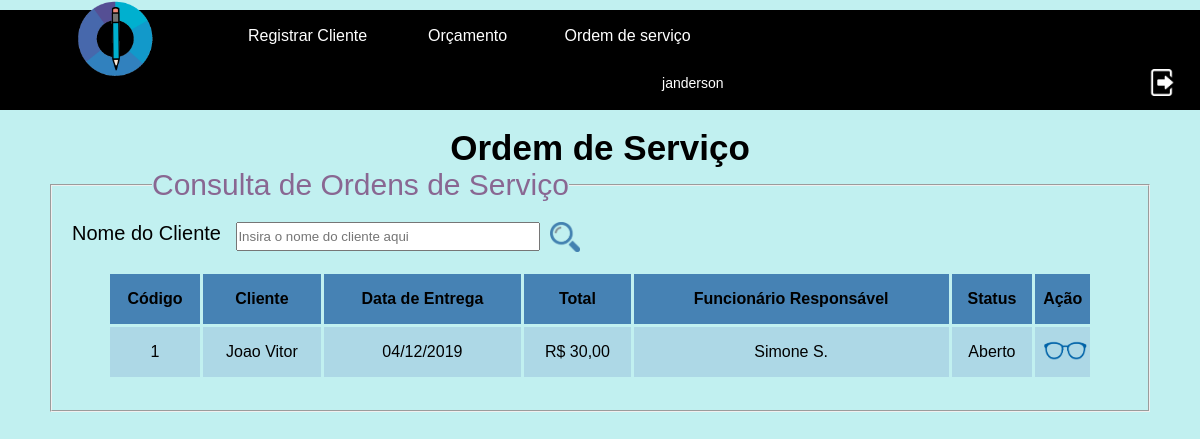
Screenshot of /paginasSistema/atendente/consultaOrdemServico.php (signed in) with the database file from the repository.
### tables this page shows
CREATE TABLE `ordensservicos` (
  `codigo` int(10) UNSIGNED NOT NULL COMMENT 'Campo responsável por armazenar o códigos das ordens de serviço.',
  `status` tinyint(2) UNSIGNED NOT NULL COMMENT 'Campo responsável por armazenar o status das ordens de serviço.',
  `dataemissao` date NOT NULL COMMENT 'Campo responsável por armazenar a data de emissão das ordens de serviço.',
  `dataentrega` date NOT NULL COMMENT 'Campo responsável por armazenar a data de entrega das ordens de serviço.',
  `orcamentos_codigo` int(10) UNSIGNED ZEROFILL NOT NULL COMMENT 'Campo responsável por informar qual orçamento deu origem à ordem de serviço.',
  `usuarios_id` smallint(5) UNSIGNED ZEROFILL NOT NULL COMMENT 'Campo responsável por informar qual usuário confirmou a ordem de serviço.'
);

CREATE TABLE `usuarios` (
  `id` smallint(5) UNSIGNED ZEROFILL NOT NULL COMMENT 'Campo responsável pelo código determinante do perfil do usuário.',
  `usuario` varchar(50) NOT NULL COMMENT 'Campo responsável pelo nome de usuário do funcionário.',
  `senha` char(32) NOT NULL COMMENT 'Campo responsável pela senha do usuário do funcionário.',
  `cpf` bigint(11) UNSIGNED ZEROFILL NOT NULL COMMENT 'Campo responsável pelo CPF do funcionário.',
  `nome` varchar(70) NOT NULL COMMENT 'Campo responsável pelo nome completo do funcionário.',
  `graupermissao` tinyint(3) UNSIGNED ZEROFILL NOT NULL COMMENT 'Campo responsável pelo grau de permissão do usuário do funcionário na empresa (Customizador, atendente e diretor).',
  `fone1` bigint(11) UNSIGNED NOT NULL COMMENT 'Campo responsável pelo telefone principal do funcionário.',
  `fone2` bigint(11) UNSIGNED DEFAULT NULL COMMENT 'Campo responsável pelo telefone secundário do funcionário, caso ele possua outro.',
  `email` varchar(100) NOT NULL COMMENT 'Campo responsável pelo email do funcionário cadastrado no usuário.',
  `cep` int(8) UNSIGNED ZEROFILL NOT NULL COMMENT 'Campo responsável pelo CEP da residência do funcionário.',
  `rua` varchar(100) NOT NULL COMMENT 'Campo responsável pela rua que o funcionário habita.',
  `numero` smallint(5) UNSIGNED NOT NULL COMMENT 'Campo responsável pelo número da casa/apartamento que o funcionário habita.\n',
  `cidade` varchar(60) NOT NULL COMMENT 'Campo responsável pela cidade que o funcionário habita.',
  `bairro` varchar(60) NOT NULL COMMENT 'Campo responsável pelo bairro que o funcionário habita.',
  `estado` char(2) NOT NULL COMMENT 'Campo responsável pelo estado que o funcionário habita.'
);

### paginasSistema/atendente/consultaOrdemServico.php (the view, shortened to what this page needs)
<?php
	if (isset($_SESSION['idLogado']) && $_SESSION['nivelLogado']==3) {
?>
<!DOCTYPE html>
<html lang="pt-br">
<head>
  <link rel="stylesheet" href="../../css/atendente/consultaOrdemServico.css">
</head>
<body>
	<main id = "conteudoPrincipal">
	<?php
function calculaValorTotal($codigo, $conexao){
	$comando = "SELECT desconto FROM orcamentos WHERE codigo=".$codigo;
	$resultado = mysqli_query($conexao, $comando);
	$resultado = mysqli_fetch_assoc($resultado);
	$desconto = $resultado['desconto'];
	$desconto = intval($desconto);
	if ($desconto == "undefined" || $desconto == "" || $desconto == 0) {
		$desconto = 1;
	} else {
		$desconto = intval($desconto);
		$desconto = 1-($desconto/100);
	}
	$sql="SELECT SUM(orcamentos_has_produtos.quantidade*orcamentos_has_produtos.precoatual)
	as valorTotal
	FROM orcamentos INNER JOIN orcamentos_has_produtos ON
	orcamentos.codigo=orcamentos_has_produtos.orcamentos_codigo WHERE orcamentos.codigo=".$codigo;
	$resultadoValor=mysqli_query($conexao,$sql);
	$valorTotal=mysqli_fetch_assoc($resultadoValor);
	return $valorTotal['valorTotal']*$desconto;
}
?>
	<?php include("menuAtendente.php") ?>
	<br>
	<h1 id = "tituloPag">Ordem de Serviço </h1>
	<fieldset class="fieldsets">
<legend class="legends">Consulta de Ordens de Serviço</legend>
<form action="#" method="GET" id="formConsultaOrdens">
<label for="buscaCliente" id="palavraBusca">Nome do Cliente</label>
<input type="text" name="buscaCliente" class="camposTexto" id="buscaCliente" placeholder = "Insira o nome do cliente aqui">
<button type="submit" class="consulta" id="botaoLupa"><img src="../../img/lupa.png" alt="botão pesquisar" id="imgLupa"></button>
</form>
<?php
	require_once("../conexaoBanco.php");
if (isset($_GET['buscaCliente']) && $_GET['buscaCliente']=="") {
$comando = "SELECT
ordensservicos.codigo, dataentrega, ordensservicos.orcamentos_codigo,  ordensservicos.status, ordensservicos.usuarios_id,
desconto,
precoatual, quantidade,
clientes.nome AS nomeCliente,
usuarios.nome AS nomeUsuario
FROM
	orcamentos
INNER JOIN
	ordensservicos
ON
	ordensservicos.orcamentos_codigo=orcamentos.codigo
INNER JOIN
	clientes
ON
	orcamentos.clientes_id=id
INNER JOIN
	orcamentos_has_produtos
ON
	orcamentos.codigo=orcamentos_has_produtos.orcamentos_codigo
INNER JOIN
	usuarios
ON
	ordensservicos.usuarios_id=usuarios.id
GROUP BY
	orcamentos.codigo
		";
}
else if (isset($_GET['buscaCliente'])==false){
$comando = "SELECT
	ordensservicos.codigo, dataentrega, ordensservicos.orcamentos_codigo,  ordensservicos.status, ordensservicos.usuarios_id,
	desconto,
	precoatual, quantidade,
	clientes.nome AS nomeCliente,
	usuarios.nome AS nomeUsuario
	FROM
		orcamentos
	INNER JOIN
		ordensservicos
	ON
		ordensservicos.orcamentos_codigo=orcamentos.codigo
	INNER JOIN
		clientes
	ON
		orcamentos.clientes_id=id
	INNER JOIN
		orcamentos_has_produtos
	ON
		orcamentos.codigo=orcamentos_has_produtos.orcamentos_codigo
	INNER JOIN
		usuarios
	ON
		ordensservicos.usuarios_id=usuarios.id
	GROUP BY orcamentos_codigo";
}
	$resultado = mysqli_query($conexao, $comando);
	$linhas = mysqli_num_rows($resultado);
?>
<table>
	<thead>
		<tr>
			<th>Código</th>
			<th>Cliente</th>
			<th>Data de Entrega</th>
			<th>Total</th>
			<th>Funcionário Responsável</th>
			<th>Status</th>
			<th>Ação</th>
		</tr>
	</thead>
<?php
if ($linhas==0) {
?>
<tr><td colspan="7" id="semOrdemServico">Nenhuma ordem de serviço cadastrada</td></tr>
<?php
} else {
$ordensServicos = array();
while ($cadaOrdem = mysqli_fetch_assoc($resultado)) {
	array_push($ordensServicos, $cadaOrdem);
}
foreach ($ordensServicos as $cadaOrdem) {
	$valorTotal = calculaValorTotal($cadaOrdem['orcamentos_codigo'], $conexao);
	$valorTotal = number_format($valorTotal, 2, ',', '');
	$dataEntregaBrasileira = $cadaOrdem['dataentrega'];
	$dataEntregaBrasileira = date('d/m/Y', strtotime($dataEntregaBrasileira));
	$status = $cadaOrdem['status'];
	switch ($status) {
		case 1:
			$status = "Aberto";
			break;
	}
?>
<tbody>
<tr>
<td><?=$cadaOrdem['codigo'];?></td>
<td><?=$cadaOrdem['nomeCliente'];?></td>
<td><?=$dataEntregaBrasileira;?></td>
<td>R$ <?=$valorTotal;?></td>
<td><?=$cadaOrdem['nomeUsuario'];?></td>
<td><?=$status;?></td>
<td width="5%">
	<form action="visualizaOrdemServico.php" method="POST">
		<button type="submit" class="botao" id="botaoVisualizar">
			<img src="../../img/visualizar.png" alt="botão para visualizar a ordeem de serviço" id="imgVisualizar"
			title="Visualizar Ordem de Serviço">
		</button>
	</form>
</td>
</tr>
<?php
}
}
?>
</tbody>
</table>
</fieldset>
	</main>
</body>
</html>
<?php
  }else {
    header("Location: ../../paginasSite/entrar.php");
  }
 ?>

### paginasSistema/atendente/menuAtendente.php
<header id="cabecalho">
		<nav class="menu">
		<ul id="menuPrincipal">
			<a href="principal.php" class="botaoClique"><img src="../../img/icone.png" id="logo" alt="icone"><li></li></a>
			<a href="registroClienteForm.php" class="botaoClique"><li><p>Registrar Cliente</p></li></a>
			<a href="registroOrcamentoForm.php" class="botaoClique"><li><p>Orçamento</p></li></a>
			<a href="consultaOrdemServico.php" class="botaoClique"><li><p>Ordem de serviço</p></li></a>
			<li id="campoNome"><p id="nome"><?=$_SESSION['usuarioLogado'];?></p></li>
			<a href="../efetuaLogout.php"><img src="../../img/logout.jpg" id="botaoSair" alt="botão para deslogar o usuário"></a>
		</ul>
		</nav>
</header>

### css/atendente/consultaOrdemServico.css (style rules this page uses)
* { margin: 0px; padding: 0px; font-family: Century Gothic, Arial; }
html, body { width: 100%; height: 98%; background-color: rgb(193, 240, 240); }
#logo { margin: -13px -86px 0px 73.6px; float: left; width: 80px; height: 80px; }
#cabecalho { margin-top: 10px; height: 8.3%; width: 100%; background-color: black; }
#menuPrincipal li, #menuPrincipal a { margin-top: 1.9px; }
#menuPrincipal .botaoClique { float: left; line-height: 45px; margin-top: 1px; }
#menuPrincipal p { text-align: center; color: white; }
#campoNome { margin-left: 28%; }
#nome { float: right; line-height: 45px; margin-top: 1px; font-size: 14px; }
#botaoSair { float: right; width: 27px; height: 27px; margin: 11.5px 25px 0px 0px ; }
#menuPrincipal li { display: inline-block; width: 160px; }
#tituloPag { font-size: 35px; text-align: center; }
.fieldsets { margin-left: 50px; margin-right: 50px; margin-bottom: 30px; }
.legends { margin-left: 100px; color: rgb(137, 103, 146); font-size: 30px; margin-bottom: 20px; }
#imgLupa { width: 30px; height: 30px; }
button { cursor: pointer; }
#botaoLupa { background: transparent; border: none; float:left; margin-left: 10px; }
#palavraBusca { font-size: 20px; color: black; margin-left: 20px; width:15%; float:left; }
#buscaCliente { width: 300px; height: 25px; margin-bottom: 20px; float:left; }
table, th, td { border-collapse: collapse; border: 3px solid rgb(193, 240, 240); margin-bottom: 30px; background-color: #4682B4; }
table { margin-left: 5%; width: 90%; text-align: center; }
th { height: 50px; }
td { height: 50px; background-color: #ADD8E6; }
#imgVisualizar { width: 50px; height: 30px; }
.botao { float: left; border:none; background-color:transparent; margin-left: 5px; }

### rows the page displays
ordensservicos: codigo "1", nomeCliente "Joao Vitor", dataentrega "04/12/2019", valorTotal "30,00", usuarios.nome "Simone S.", status "Aberto"

### other values shown
$_SESSION['usuarioLogado'] "janderson"
